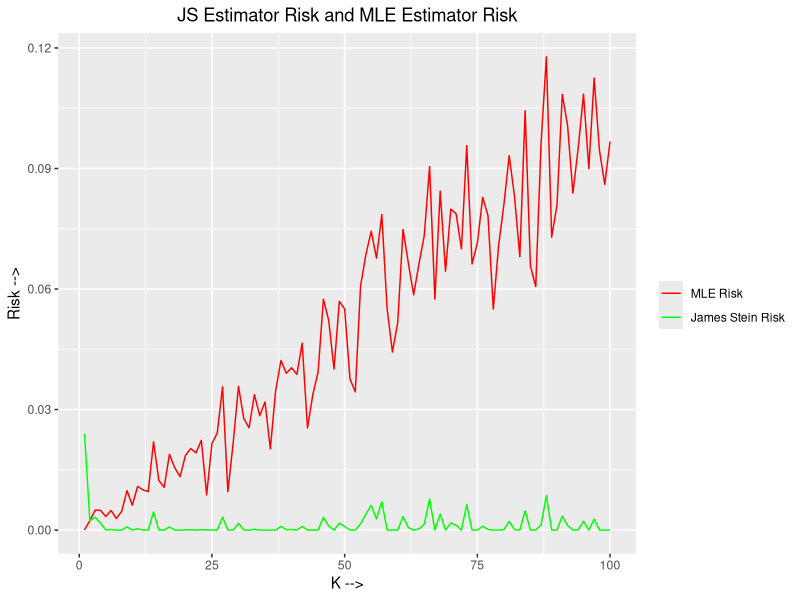

This figure's R source:
## ---- chunk 1
knitr::opts_chunk$set(echo = TRUE)
## ---- chunk 2
signcheck<-function(x){ # this function is used to check the sign of the input. Returns zero if the input is negative
        if(x>0){
                return(x)
        }
        else{
                return(0)
        }
}

computejsrisk<-function(X,mu,n,k){
        theta_mle=colMeans(X) # theta for mle is the mean of random normal multivariate distribution
        theta_mle_norm = sqrt(sum(theta_mle*theta_mle)) # We will normalise the theta_mle vector
        theta_js = (signcheck(1-((k-2)/(n*(theta_mle_norm*theta_mle_norm))))*theta_mle) # Computing the James Stein Estimator
        risk_js = sum((mu - theta_js)*(mu - theta_js)) # Calculating the risk for the James Stein Estimator
        return(risk_js)
}
computemlerisk<-function(X,mu){
        theta_mle=colMeans(X) # theta for mle is the mean of random normal multivariate distribution
        risk_mle = sum((mu-theta_mle)^2) # Calculating the mle_risk
        return(risk_mle)
}
## ---- chunk 3
n = 1000 # For 1000 samples
k=100 # k varies from 1 to 100
js_risk = {}
mle_risk = {}
for (i in 1:100){
        mu=rep(0,i) # Creating a vector that denotes the ean of the normal distribution which is now set as zero
        val=rnorm((i*n),0,1) # Creating multivariate normal distribution of size n x k
        X=matrix(val,nrow=n,ncol=i) # Converting the vector to a matrix
        mle_val=computemlerisk(X,mu) # Compute mle_risk
        js_val = computejsrisk(X,mu,n,i) # Compute js_risk
        mle_risk=c(mle_risk,mle_val) # Append the results for each k
        js_risk=c(js_risk,js_val)
}
## ---- chunk 4
library(ggplot2)
xaxisvalues=1:100
result=data.frame(xaxisvalues,mle_risk,js_risk)
ggplot() + geom_line(data = result, aes(x = result$xaxisvalues, y = result$mle_risk, colour = "MLE Risk")) + geom_line(data = result, aes(x = result$xaxisvalues, y = result$js_risk, color = "James Stein Risk")) + labs(title="JS Estimator Risk and MLE Estimator Risk", x="K -->", y="Risk -->") +  theme(plot.title = element_text(hjust = 0.5)) + scale_colour_manual("", breaks = c("MLE Risk", "James Stein Risk"),values = c("red", "green", "blue"))
